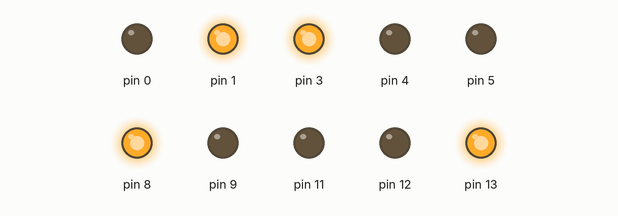
Bench run of a sketch on a simulated Arduino Uno, built with avr-gcc and run on an emulated ATmega328P. Parts: output pins drawn as LEDs (lit = HIGH).

Above: at 0.5 s.
At 1.7 s:
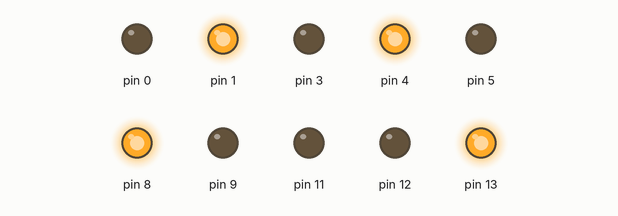
At 2.7 s:
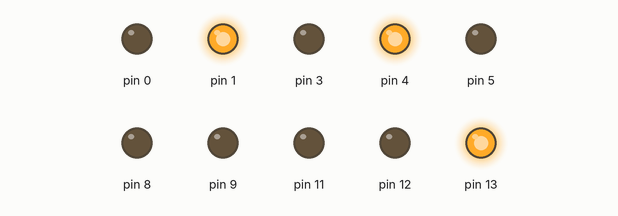
At 4.0 s:
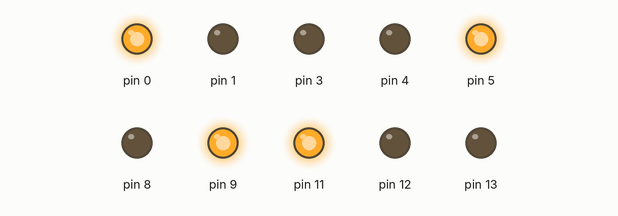
At 6.2 s:
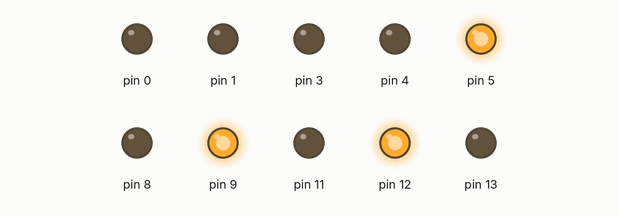
At 7.2 s:
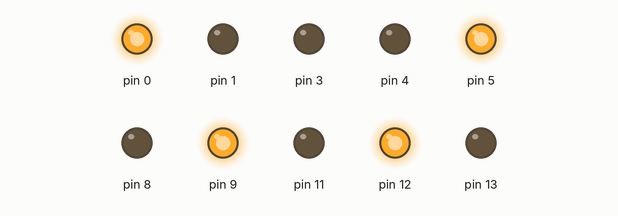
Timing chart, 0 to 10.4 s (numbered marks = the images above):
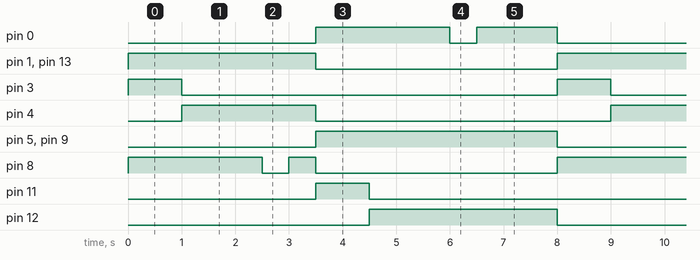

The sketch:

SEMAFORO_COMPLETO_COM_ALERTA.ino
```cpp
int SEM1[3];
int PED1[2];

int SEM2[3];
int PED2[2];

void setup()
{

  SEM1[0] = 13;
  SEM1[1] = 12;
  SEM1[2] = 11;

 PED1[0] = 9;
 PED1[1] = 8;


  SEM2[0] = 5;
  SEM2[1] = 4;
  SEM2[2] = 3;

PED2[0] = 1;
PED2[1] = 0;


  pinMode(SEM1[0], OUTPUT);
  pinMode(SEM1[1], OUTPUT);
  pinMode(SEM1[2], OUTPUT);

  pinMode(PED1[0], OUTPUT);
  pinMode(PED1[1], OUTPUT);

  pinMode(SEM2[0], OUTPUT);
  pinMode(SEM2[1], OUTPUT);
  pinMode(SEM2[2], OUTPUT);

  pinMode(PED2[0], OUTPUT);
  pinMode(PED2[1], OUTPUT);


}


void loop()
{


  digitalWrite(SEM1[0], HIGH);
  digitalWrite(SEM1[1], LOW);
  digitalWrite(SEM1[2], LOW);

  digitalWrite(PED1[0],LOW);
  digitalWrite(PED1[1],HIGH);

  digitalWrite(SEM2[0], LOW);
  digitalWrite(SEM2[1], LOW);
  digitalWrite(SEM2[2], HIGH);

  digitalWrite(PED2[0],HIGH);
  digitalWrite(PED2[1],LOW);

delay(1000);


  digitalWrite(SEM1[0], HIGH);
  digitalWrite(SEM1[1], LOW);
  digitalWrite(SEM1[2], LOW);

  digitalWrite(PED1[0],LOW);
  digitalWrite(PED1[1],HIGH);

  digitalWrite(SEM2[0], LOW);
  digitalWrite(SEM2[1], HIGH);
  digitalWrite(SEM2[2], LOW);

  digitalWrite(PED2[0],HIGH);
  digitalWrite(PED2[1],LOW);

delay(1000);


  //PISCAR LED

  //1

  digitalWrite(SEM1[0], HIGH);
  digitalWrite(SEM1[1], LOW);
  digitalWrite(SEM1[2], LOW);

  digitalWrite(PED1[0],LOW);
  digitalWrite(PED1[1],HIGH);

  digitalWrite(SEM2[0], LOW);
  digitalWrite(SEM2[1], HIGH);
  digitalWrite(SEM2[2], LOW);

  digitalWrite(PED2[0],HIGH);
  digitalWrite(PED2[1],LOW);

delay(500);
  //1


  //2
  digitalWrite(SEM1[0], HIGH);
  digitalWrite(SEM1[1], LOW);
  digitalWrite(SEM1[2], LOW);

  digitalWrite(PED1[0],LOW);
  digitalWrite(PED1[1],LOW);

  digitalWrite(SEM2[0], LOW);
  digitalWrite(SEM2[1], HIGH);
  digitalWrite(SEM2[2], LOW);

  digitalWrite(PED2[0],HIGH);
  digitalWrite(PED2[1],LOW);
delay(500);
  //2


  //3
   digitalWrite(SEM1[0], HIGH);
  digitalWrite(SEM1[1], LOW);
  digitalWrite(SEM1[2], LOW);

  digitalWrite(PED1[0],LOW);
  digitalWrite(PED1[1],HIGH);

  digitalWrite(SEM2[0], LOW);
  digitalWrite(SEM2[1], HIGH);
  digitalWrite(SEM2[2], LOW);

  digitalWrite(PED2[0],HIGH);
  digitalWrite(PED2[1],LOW);
delay(500);

  //3


  //PISCAR LED


  digitalWrite(SEM1[0], LOW);
  digitalWrite(SEM1[1], LOW);
  digitalWrite(SEM1[2], HIGH);

  digitalWrite(PED1[0],HIGH);
  digitalWrite(PED1[1],LOW);

  digitalWrite(SEM2[0], HIGH);
  digitalWrite(SEM2[1], LOW);
  digitalWrite(SEM2[2], LOW);

  digitalWrite(PED2[0],LOW);
  digitalWrite(PED2[1],HIGH);

delay(1000);

  digitalWrite(SEM1[0], LOW);
  digitalWrite(SEM1[1], HIGH);
  digitalWrite(SEM1[2], LOW);

  digitalWrite(PED1[0],HIGH);
  digitalWrite(PED1[1],LOW);

  digitalWrite(SEM2[0], HIGH);
  digitalWrite(SEM2[1], LOW);
  digitalWrite(SEM2[2], LOW);

  digitalWrite(PED2[0],LOW);
  digitalWrite(PED2[1],HIGH);

delay(1000);


   //PISCAR LED

  //1
  digitalWrite(SEM1[0], LOW);
  digitalWrite(SEM1[1], HIGH);
  digitalWrite(SEM1[2], LOW);

  digitalWrite(PED1[0],HIGH);
  digitalWrite(PED1[1],LOW);

  digitalWrite(SEM2[0], HIGH);
  digitalWrite(SEM2[1], LOW);
  digitalWrite(SEM2[2], LOW);

  digitalWrite(PED2[0],LOW);
  digitalWrite(PED2[1],HIGH);

delay(500);

  //1


  //2

  digitalWrite(SEM1[0], LOW);
  digitalWrite(SEM1[1], HIGH);
  digitalWrite(SEM1[2], LOW);

  digitalWrite(PED1[0],HIGH);
  digitalWrite(PED1[1],LOW);

  digitalWrite(SEM2[0], HIGH);
  digitalWrite(SEM2[1], LOW);
  digitalWrite(SEM2[2], LOW);

  digitalWrite(PED2[0],LOW);
  digitalWrite(PED2[1],LOW);

delay(500);
  //2


  //3
  digitalWrite(SEM1[0], LOW);
  digitalWrite(SEM1[1], HIGH);
  digitalWrite(SEM1[2], LOW);

  digitalWrite(PED1[0],HIGH);
  digitalWrite(PED1[1],LOW);

  digitalWrite(SEM2[0], HIGH);
  digitalWrite(SEM2[1], LOW);
  digitalWrite(SEM2[2], LOW);

  digitalWrite(PED2[0],LOW);
  digitalWrite(PED2[1],HIGH);

delay(500);

  //3


  //PISCAR LED
delay(1000);


}
```

Measured:
- by itself, pin 0: repeats every 8.0 s: LOW 0.50 s, HIGH 1.5 s, LOW 3.5 s, HIGH 2.5 s
- by itself, pin 1, pin 12, pin 13: alternates HIGH for 3.5 s and LOW for 4.5 s
- by itself, pin 3, pin 11: alternates HIGH for 1.0 s and LOW for 7.0 s
- by itself, pin 4: alternates HIGH for 2.5 s and LOW for 5.5 s
- by itself, pin 5, pin 9: alternates HIGH for 4.5 s and LOW for 3.5 s
- by itself, pin 8: repeats every 8.0 s: LOW 0.50 s, HIGH 0.50 s, LOW 4.5 s, HIGH 2.5 s
